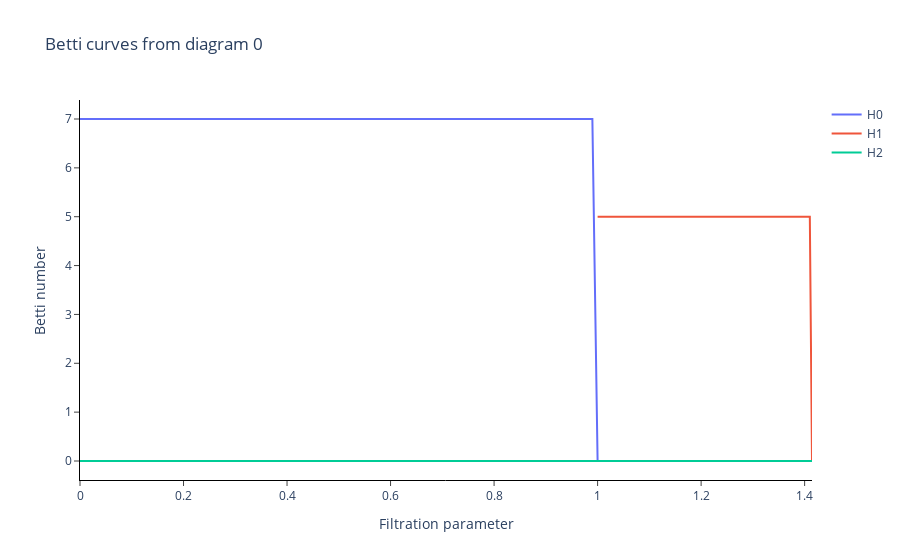

The cell this chart's notebook holds for it:
### Code cell
from gtda.diagrams import BettiCurve

BC = BettiCurve()

X_betti_curves = BC.fit_transform(diagrams_basic)

print(X_betti_curves)

BC.plot(X_betti_curves)
